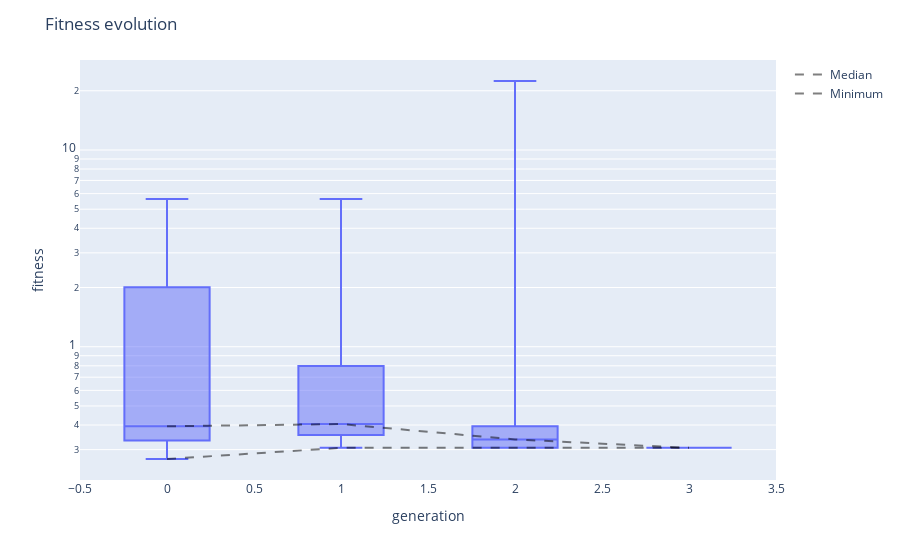

Here is the notebook cell this chart was saved with:
### Code cell
viewer.fitness_evolution()

### Figure 1 — Plotly figure (JSON) as saved in the notebook; plotly's stock layout.template omitted (floating-point values rounded to 4 significant figures)
{"data": [{"alignmentgroup": "True", "boxpoints": false, "hovertemplate": "generation=%{x}<br>fitness=%{y}<extra></extra>", "legendgroup": "", "marker": {"color": "#636efa"}, "name": "", "notched": false, "offsetgroup": "", "orientation": "v", "showlegend": false, "type": "box", "x": [0, 0, 0, 0, 0, 1, 1, 1, 1, 1, 1, 1, 1, 1, 1, 2, 2, 2, 2, 2, 2, 2, 2, 2, 2, 3, 3, 3, 3, 3, 3, 3, 3, 3, 3], "x0": " ", "xaxis": "x", "y": [0.394, 5.627, 0.3554, 0.2688, 0.7972, 0.4603, 0.3062, 0.394, 0.3554, 0.3147, 0.4149, 5.627, 0.394, 0.7972, 0.7972, 0.394, 0.3062, 0.394, 0.3062, 0.3696, 22.42, 0.3062, 0.3062, 0.3062, 0.4603, 0.3062, 0.3062, 0.3062, 0.3062, 0.3062, 0.3062, 0.3062, 0.3062, 0.3062, 0.3062], "y0": " ", "yaxis": "y"}, {"line": {"color": "rgba(0,0,0,0.5)", "dash": "dash", "width": 2}, "mode": "lines", "name": "Median", "type": "scatter", "x": [0, 1, 2, 3], "y": [0.394, 0.4045, 0.3379, 0.3062]}, {"line": {"color": "rgba(0,0,0,0.5)", "dash": "dash", "width": 2}, "mode": "lines", "name": "Minimum", "type": "scatter", "x": [0, 1, 2, 3], "y": [0.2688, 0.3062, 0.3062, 0.3062]}], "layout": {"boxmode": "group", "legend": {"tracegroupgap": 0}, "margin": {"t": 60}, "title": {"text": "Fitness evolution"}, "xaxis": {"anchor": "y", "domain": [0, 1], "title": {"text": "generation"}}, "yaxis": {"anchor": "x", "domain": [0, 1], "title": {"text": "fitness"}, "type": "log"}}}
